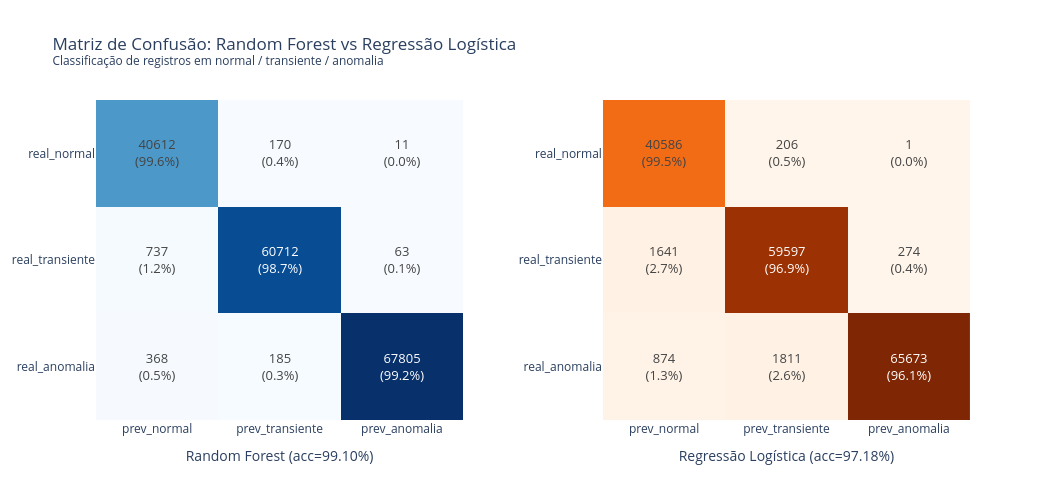

Notebook code cell kept with this figure:
### Code cell
import numpy as np
import plotly.graph_objects as go
from sklearn.metrics import confusion_matrix

nomes_classes = ["normal", "transiente", "anomalia"]

def montar_annot(cm):
    """Monta texto de cada célula: valor absoluto + percentual por linha (classe real)."""
    total_linha = cm.sum(axis=1, keepdims=True)
    pct = cm / total_linha * 100
    texto = [[f"{cm[i][j]}<br>({pct[i][j]:.1f}%)" for j in range(cm.shape[1])] for i in range(cm.shape[0])]
    return texto

def plot_matriz_confusao(y_test, y_pred_rf, y_pred_logreg, acc_rf, acc_logreg):
    cm_rf = confusion_matrix(y_test, y_pred_rf)
    cm_logreg = confusion_matrix(y_test, y_pred_logreg)

    fig = go.Figure()

    # Heatmap 1 - Random Forest (lado esquerdo)
    fig.add_trace(go.Heatmap(
        z=cm_rf,
        x=[f"prev_{c}" for c in nomes_classes],
        y=[f"real_{c}" for c in nomes_classes],
        text=montar_annot(cm_rf),
        texttemplate="%{text}",
        textfont={"size": 13},
        colorscale="Blues",
        showscale=False,
        xaxis="x1",
        yaxis="y1",
    ))

    # Heatmap 2 - Regressão Logística (lado direito)
    fig.add_trace(go.Heatmap(
        z=cm_logreg,
        x=[f"prev_{c}" for c in nomes_classes],
        y=[f"real_{c}" for c in nomes_classes],
        text=montar_annot(cm_logreg),
        texttemplate="%{text}",
        textfont={"size": 13},
        colorscale="Oranges",
        showscale=False,
        xaxis="x2",
        yaxis="y2",
    ))

    fig.update_layout(
        title_text=(
            "Matriz de Confusão: Random Forest vs Regressão Logística"
            "<br><sup>Classificação de registros em normal / transiente / anomalia</sup>"
        ),
        height=500,
        width=1050,
        xaxis=dict(domain=[0.0, 0.42], title=f"Random Forest (acc={acc_rf:.2%})", anchor="y1"),
        yaxis=dict(domain=[0.0, 1.0], autorange="reversed", anchor="x1"),
        xaxis2=dict(domain=[0.58, 1.0], title=f"Regressão Logística (acc={acc_logreg:.2%})", anchor="y2"),
        yaxis2=dict(domain=[0.0, 1.0], autorange="reversed", anchor="x2"),
    )

    fig.show()
    return fig


# =========================================================
# Uso com as variáveis já existentes no seu notebook
# (y_test, e as previsões de cada modelo da etapa anterior)
# =========================================================
y_pred_rf = rf.predict(X_test)
y_pred_logreg = logreg.predict(X_test_scaled)

acc_rf = accuracy_score(y_test, y_pred_rf)
acc_logreg = accuracy_score(y_test, y_pred_logreg)

fig = plot_matriz_confusao(y_test, y_pred_rf, y_pred_logreg, acc_rf, acc_logreg)

### Figure 1 — Plotly figure (JSON) as saved in the notebook; plotly's stock layout.template omitted (floating-point values rounded to 4 significant figures)
{"data": [{"colorscale": [[0, "rgb(247,251,255)"], [0.125, "rgb(222,235,247)"], [0.25, "rgb(198,219,239)"], [0.375, "rgb(158,202,225)"], [0.5, "rgb(107,174,214)"], [0.625, "rgb(66,146,198)"], [0.75, "rgb(33,113,181)"], [0.875, "rgb(8,81,156)"], [1, "rgb(8,48,107)"]], "showscale": false, "text": [["40612<br>(99.6%)", "170<br>(0.4%)", "11<br>(0.0%)"], ["737<br>(1.2%)", "60712<br>(98.7%)", "63<br>(0.1%)"], ["368<br>(0.5%)", "185<br>(0.3%)", "67805<br>(99.2%)"]], "textfont": {"size": 13}, "texttemplate": "%{text}", "type": "heatmap", "x": ["prev_normal", "prev_transiente", "prev_anomalia"], "xaxis": "x", "y": ["real_normal", "real_transiente", "real_anomalia"], "yaxis": "y", "z": [[40612, 170, 11], [737, 60712, 63], [368, 185, 67805]]}, {"colorscale": [[0, "rgb(255,245,235)"], [0.125, "rgb(254,230,206)"], [0.25, "rgb(253,208,162)"], [0.375, "rgb(253,174,107)"], [0.5, "rgb(253,141,60)"], [0.625, "rgb(241,105,19)"], [0.75, "rgb(217,72,1)"], [0.875, "rgb(166,54,3)"], [1, "rgb(127,39,4)"]], "showscale": false, "text": [["40586<br>(99.5%)", "206<br>(0.5%)", "1<br>(0.0%)"], ["1641<br>(2.7%)", "59597<br>(96.9%)", "274<br>(0.4%)"], ["874<br>(1.3%)", "1811<br>(2.6%)", "65673<br>(96.1%)"]], "textfont": {"size": 13}, "texttemplate": "%{text}", "type": "heatmap", "x": ["prev_normal", "prev_transiente", "prev_anomalia"], "xaxis": "x2", "y": ["real_normal", "real_transiente", "real_anomalia"], "yaxis": "y2", "z": [[40586, 206, 1], [1641, 59597, 274], [874, 1811, 65673]]}], "layout": {"height": 500, "title": {"text": "Matriz de Confusão: Random Forest vs Regressão Logística<br><sup>Classificação de registros em normal / transiente / anomalia</sup>"}, "width": 1050, "xaxis": {"anchor": "y", "domain": [0, 0.42], "title": {"text": "Random Forest (acc=99.10%)"}}, "xaxis2": {"anchor": "y2", "domain": [0.58, 1], "title": {"text": "Regressão Logística (acc=97.18%)"}}, "yaxis": {"anchor": "x", "autorange": "reversed", "domain": [0, 1]}, "yaxis2": {"anchor": "x2", "autorange": "reversed", "domain": [0, 1]}}}
